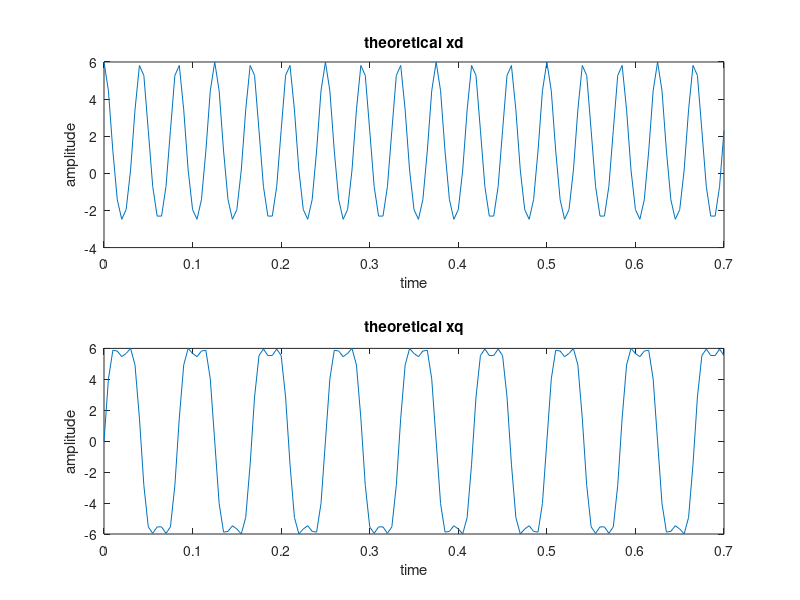

Write MATLAB code to recreate this figure.
clear all

t = 0:0.005:0.7;
xd= 6*cos(2*sin(24*pi*t));
xq= 6*sin(2*sin(24*pi*t));

subplot(2,1,1)
plot(t,xd)
title('theoretical xd')
xlabel('time')
ylabel('amplitude')

subplot(2,1,2)
plot(t,xq)
title('theoretical xq')
xlabel('time')
ylabel('amplitude')